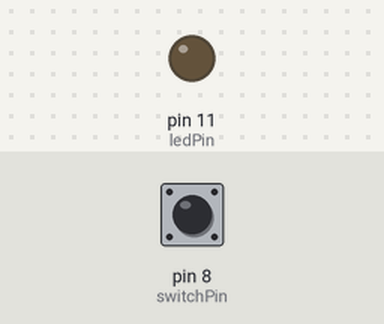
The sketch below on a simulated Arduino Uno, built with avr-gcc and run on an emulated ATmega328P. On the bench: output pins drawn as LEDs (lit = HIGH). The inputs (shaded band) are chosen by the test bench; at power-on: pin 8 (switchPin) LOW.

Above: at 1.2 s.
1.3 s: pin 8 (switchPin) pulled HIGH for 0.15 s
At 2.4 s:
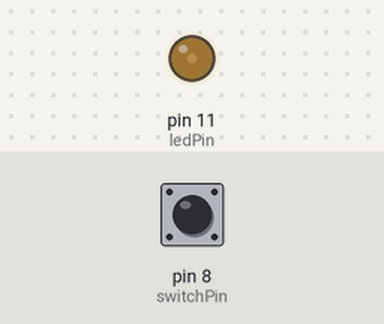
2.9 s: pin 8 (switchPin) pulled HIGH for 1 s
At 3.6 s:
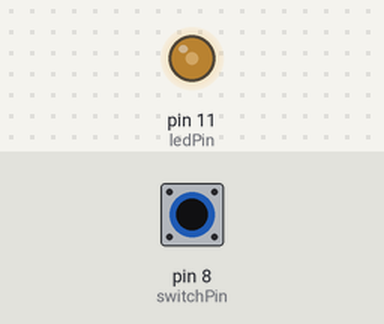
5.4 s: pin 8 (switchPin) pulled HIGH for 0.15 s
At 6.6 s:
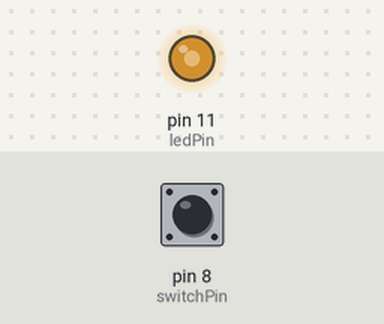
7.0 s: pin 8 (switchPin) pulled HIGH for 3.2 s
At 7.9 s:
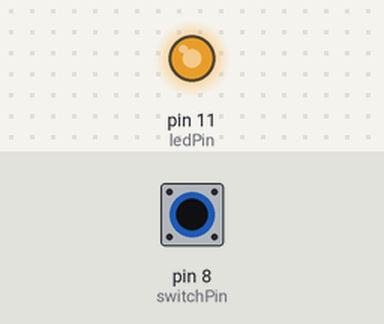
Timing chart, 0 to 10.0 s (numbered marks = the images above; inputs shaded):
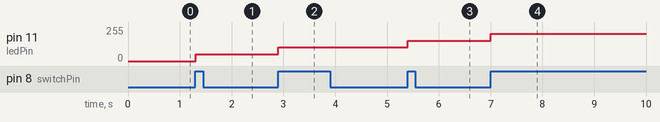

The sketch:

debouncedButtonBrightensLED.ino
```cpp
int switchPin = 8;
int ledPin = 11;
int ledLevel = 0;
boolean lastButton = LOW;
boolean currentButton = LOW;

void setup()
{
  pinMode(switchPin, INPUT);
  pinMode(ledPin, OUTPUT);
}

void loop()
{
  currentButton = digitalRead(switchPin);
  if(currentButton != lastButton)
  {
    delay(5);
    currentButton = digitalRead(switchPin);
  }

  if(lastButton == LOW && currentButton == HIGH)
  {
    ledLevel += 51;
  }

  if(ledLevel > 255)
    ledLevel = 0;

  lastButton = currentButton;
  analogWrite(ledPin, ledLevel);
}
```

Measured:
- after the input at 1.3 s, pin 11 (ledPin): 0/255 → 51/255 at once
- after the input at 2.9 s, pin 11 (ledPin): 51/255 → 102/255 at once
- after the input at 5.4 s, pin 11 (ledPin): 102/255 → 153/255 at once
- after the input at 7.0 s, pin 11 (ledPin): 153/255 → 204/255 at once
